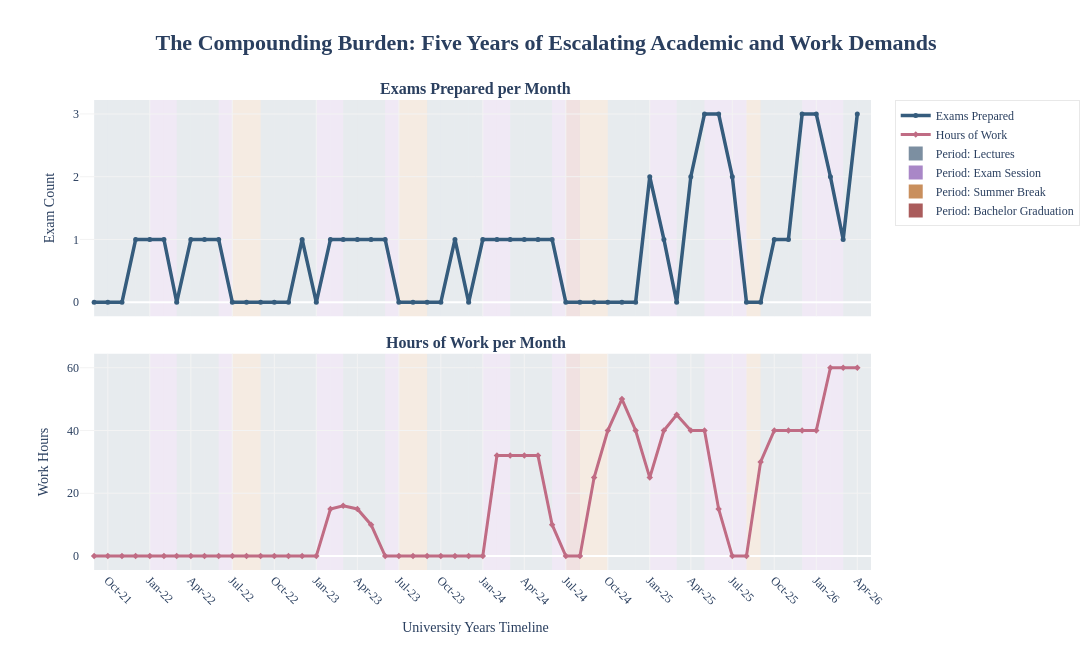

Notebook code for this chart:
### Markdown cell above
## What changed after 2025?

In this section I visualize the increase in busy-ness in the last two years, which I personally think is the cause for the dicrease of media captures.

### Code cell
import plotly.graph_objects as go
from plotly.subplots import make_subplots
import pandas as pd



# create 2 stacked graphs sharing x axis 
fig = make_subplots(
    rows=2, cols=1, 
    shared_xaxes=True, 
    vertical_spacing=0.08, 
    subplot_titles=("<b>Exams Prepared per Month</b>", "<b>Hours of Work per Month</b>")
)

# upper graph
fig.add_trace(
    go.Scatter(
        x=df['date_parsed'], y=df['exams_prepared'], 
        name="Exams Prepared", mode='lines+markers',
        line=dict(color='#355c7d', width=3.5),
        marker=dict(size=5),
        showlegend=True
    ),
    row=1, col=1
)

# bottom graph
fig.add_trace(
    go.Scatter(
        x=df['date_parsed'], y=df['work_hours'], 
        name="Hours of Work", mode='lines+markers',
        line=dict(color='#c06c84', width=3),
        marker=dict(size=5, symbol='diamond'),
        showlegend=True
    ),
    row=2, col=1
)

# data viz palette
period_colors = {
    'lectures': 'rgba(124, 143, 161, 0.18)',         
    'exam session': 'rgba(169, 135, 199, 0.18)',     
    'summer break': 'rgba(201, 143, 93, 0.18)',      
    'bachelor graduation': 'rgba(170, 92, 92, 0.18)'  
}

legend_marker_colors = {
    'lectures': '#7C8FA1',
    'exam session': '#A987C7',
    'summer break': '#C98F5D',
    'bachelor graduation': '#AA5C5C'
}

# legend and regions for academic periods
for period in period_colors.keys():
    fig.add_trace(
        go.Scatter(
            x=[None], y=[None], 
            mode='markers',
            marker=dict(color=legend_marker_colors[period], size=14, symbol='square'),
            name=f"Period: {period.title()}",
            showlegend=True
        )
    )

for i in range(len(df)):
    row_data = df.iloc[i]
    x0 = row_data['date_parsed']
    x1 = df.iloc[i+1]['date_parsed'] if i < len(df) - 1 else x0 + pd.DateOffset(months=1)
    
    fig.add_vrect(
        x0=x0, x1=x1,
        fillcolor=period_colors[row_data['academic_period']],
        layer="below", line_width=0
    )

# graph layout
fig.update_layout(
    font_family="Times New Roman",
    title_text="<b>The Compounding Burden: Five Years of Escalating Academic and Work Demands</b>",
    title_font_size=22,
    title_x=0.5,
    plot_bgcolor="white",
    width=1100, 
    height=650,
    hovermode="x unified",
    legend=dict(
        orientation="v",       
        yanchor="top",         
        y=1,
        xanchor="left",        
        x=1.03,                
        bgcolor="rgba(255,255,255,0.8)",
        bordercolor="#E8E8E8",
        borderwidth=1
    )
)

fig.update_xaxes(showgrid=True, gridcolor='#F3F3F3', tickformat='%b-%y', dtick="M3", tickangle=45, range=['2021-08-01', '2026-05-01'], row=2, col=1, title_text="University Years Timeline")
fig.update_xaxes(showgrid=True, gridcolor='#F3F3F3', range=['2021-08-01', '2026-05-01'], row=1, col=1)
fig.update_yaxes(showgrid=True, gridcolor='#F3F3F3', title_text="Exam Count", row=1, col=1)
fig.update_yaxes(showgrid=True, gridcolor='#F3F3F3', title_text="Work Hours", row=2, col=1)

fig.show()

### Figure 1 — Plotly figure (JSON) as saved in the notebook; plotly's stock layout.template omitted (floating-point values rounded to 4 significant figures)
{"data": [{"line": {"color": "#355c7d", "width": 3.5}, "marker": {"size": 5}, "mode": "lines+markers", "name": "Exams Prepared", "showlegend": true, "type": "scatter", "x": ["2021-09-01T00:00:00.000000", "2021-10-01T00:00:00.000000", "2021-11-01T00:00:00.000000", "2021-12-01T00:00:00.000000", "2022-01-01T00:00:00.000000", "2022-02-01T00:00:00.000000", "2022-03-01T00:00:00.000000", "2022-04-01T00:00:00.000000", "2022-05-01T00:00:00.000000", "2022-06-01T00:00:00.000000", "2022-07-01T00:00:00.000000", "2022-08-01T00:00:00.000000", "2022-09-01T00:00:00.000000", "2022-10-01T00:00:00.000000", "2022-11-01T00:00:00.000000", "2022-12-01T00:00:00.000000", "2023-01-01T00:00:00.000000", "2023-02-01T00:00:00.000000", "2023-03-01T00:00:00.000000", "2023-04-01T00:00:00.000000", "2023-05-01T00:00:00.000000", "2023-06-01T00:00:00.000000", "2023-07-01T00:00:00.000000", "2023-08-01T00:00:00.000000", "2023-09-01T00:00:00.000000", "2023-10-01T00:00:00.000000", "2023-11-01T00:00:00.000000", "2023-12-01T00:00:00.000000", "2024-01-01T00:00:00.000000", "2024-02-01T00:00:00.000000", "2024-03-01T00:00:00.000000", "2024-04-01T00:00:00.000000", "2024-05-01T00:00:00.000000", "2024-06-01T00:00:00.000000", "2024-07-01T00:00:00.000000", "2024-08-01T00:00:00.000000", "2024-09-01T00:00:00.000000", "2024-10-01T00:00:00.000000", "2024-11-01T00:00:00.000000", "2024-12-01T00:00:00.000000", "2025-01-01T00:00:00.000000", "2025-02-01T00:00:00.000000", "2025-03-01T00:00:00.000000", "2025-04-01T00:00:00.000000", "2025-05-01T00:00:00.000000", "2025-06-01T00:00:00.000000", "2025-07-01T00:00:00.000000", "2025-08-01T00:00:00.000000", "2025-09-01T00:00:00.000000", "2025-10-01T00:00:00.000000", "2025-11-01T00:00:00.000000", "2025-12-01T00:00:00.000000", "2026-01-01T00:00:00.000000", "2026-02-01T00:00:00.000000", "2026-03-01T00:00:00.000000", "2026-04-01T00:00:00.000000"], "xaxis": "x", "y": [0, 0, 0, 1, 1, 1, 0, 1, 1, 1, 0, 0, 0, 0, 0, 1, 0, 1, 1, 1, 1, 1, 0, 0, 0, 0, 1, 0, 1, 1, 1, 1, 1, 1, 0, 0, 0, 0, 0, 0, 2, 1, 0, 2, 3, 3, 2, 0, 0, 1, 1, 3, 3, 2, 1, 3], "yaxis": "y"}, {"line": {"color": "#c06c84", "width": 3}, "marker": {"size": 5, "symbol": "diamond"}, "mode": "lines+markers", "name": "Hours of Work", "showlegend": true, "type": "scatter", "x": ["2021-09-01T00:00:00.000000", "2021-10-01T00:00:00.000000", "2021-11-01T00:00:00.000000", "2021-12-01T00:00:00.000000", "2022-01-01T00:00:00.000000", "2022-02-01T00:00:00.000000", "2022-03-01T00:00:00.000000", "2022-04-01T00:00:00.000000", "2022-05-01T00:00:00.000000", "2022-06-01T00:00:00.000000", "2022-07-01T00:00:00.000000", "2022-08-01T00:00:00.000000", "2022-09-01T00:00:00.000000", "2022-10-01T00:00:00.000000", "2022-11-01T00:00:00.000000", "2022-12-01T00:00:00.000000", "2023-01-01T00:00:00.000000", "2023-02-01T00:00:00.000000", "2023-03-01T00:00:00.000000", "2023-04-01T00:00:00.000000", "2023-05-01T00:00:00.000000", "2023-06-01T00:00:00.000000", "2023-07-01T00:00:00.000000", "2023-08-01T00:00:00.000000", "2023-09-01T00:00:00.000000", "2023-10-01T00:00:00.000000", "2023-11-01T00:00:00.000000", "2023-12-01T00:00:00.000000", "2024-01-01T00:00:00.000000", "2024-02-01T00:00:00.000000", "2024-03-01T00:00:00.000000", "2024-04-01T00:00:00.000000", "2024-05-01T00:00:00.000000", "2024-06-01T00:00:00.000000", "2024-07-01T00:00:00.000000", "2024-08-01T00:00:00.000000", "2024-09-01T00:00:00.000000", "2024-10-01T00:00:00.000000", "2024-11-01T00:00:00.000000", "2024-12-01T00:00:00.000000", "2025-01-01T00:00:00.000000", "2025-02-01T00:00:00.000000", "2025-03-01T00:00:00.000000", "2025-04-01T00:00:00.000000", "2025-05-01T00:00:00.000000", "2025-06-01T00:00:00.000000", "2025-07-01T00:00:00.000000", "2025-08-01T00:00:00.000000", "2025-09-01T00:00:00.000000", "2025-10-01T00:00:00.000000", "2025-11-01T00:00:00.000000", "2025-12-01T00:00:00.000000", "2026-01-01T00:00:00.000000", "2026-02-01T00:00:00.000000", "2026-03-01T00:00:00.000000", "2026-04-01T00:00:00.000000"], "xaxis": "x2", "y": [0, 0, 0, 0, 0, 0, 0, 0, 0, 0, 0, 0, 0, 0, 0, 0, 0, 15, 16, 15, 10, 0, 0, 0, 0, 0, 0, 0, 0, 32, 32, 32, 32, 10, 0, 0, 25, 40, 50, 40, 25, 40, 45, 40, 40, 15, 0, 0, 30, 40, 40, 40, 40, 60, 60, 60], "yaxis": "y2"}, {"marker": {"color": "#7C8FA1", "size": 14, "symbol": "square"}, "mode": "markers", "name": "Period: Lectures", "showlegend": true, "type": "scatter", "x": [null], "y": [null]}, {"marker": {"color": "#A987C7", "size": 14, "symbol": "square"}, "mode": "markers", "name": "Period: Exam Session", "showlegend": true, "type": "scatter", "x": [null], "y": [null]}, {"marker": {"color": "#C98F5D", "size": 14, "symbol": "square"}, "mode": "markers", "name": "Period: Summer Break", "showlegend": true, "type": "scatter", "x": [null], "y": [null]}, {"marker": {"color": "#AA5C5C", "size": 14, "symbol": "square"}, "mode": "markers", "name": "Period: Bachelor Graduation", "showlegend": true, "type": "scatter", "x": [null], "y": [null]}], "layout": {"annotations": [{"font": {"size": 16}, "showarrow": false, "text": "<b>Exams Prepared per Month</b>", "x": 0.5, "xanchor": "center", "xref": "paper", "y": 1, "yanchor": "bottom", "yref": "paper"}, {"font": {"size": 16}, "showarrow": false, "text": "<b>Hours of Work per Month</b>", "x": 0.5, "xanchor": "center", "xref": "paper", "y": 0.46, "yanchor": "bottom", "yref": "paper"}], "font": {"family": "Times New Roman"}, "height": 650, "hovermode": "x unified", "legend": {"bgcolor": "rgba(255,255,255,0.8)", "bordercolor": "#E8E8E8", "borderwidth": 1, "orientation": "v", "x": 1.03, "xanchor": "left", "y": 1, "yanchor": "top"}, "plot_bgcolor": "white", "shapes": [{"fillcolor": "rgba(124, 143, 161, 0.18)", "layer": "below", "line": {"width": 0}, "type": "rect", "x0": "2021-09-01T00:00:00", "x1": "2021-10-01T00:00:00", "xref": "x", "y0": 0, "y1": 1, "yref": "y domain"}, {"fillcolor": "rgba(124, 143, 161, 0.18)", "layer": "below", "line": {"width": 0}, "type": "rect", "x0": "2021-09-01T00:00:00", "x1": "2021-10-01T00:00:00", "xref": "x2", "y0": 0, "y1": 1, "yref": "y2 domain"}, {"fillcolor": "rgba(124, 143, 161, 0.18)", "layer": "below", "line": {"width": 0}, "type": "rect", "x0": "2021-10-01T00:00:00", "x1": "2021-11-01T00:00:00", "xref": "x", "y0": 0, "y1": 1, "yref": "y domain"}, {"fillcolor": "rgba(124, 143, 161, 0.18)", "layer": "below", "line": {"width": 0}, "type": "rect", "x0": "2021-10-01T00:00:00", "x1": "2021-11-01T00:00:00", "xref": "x2", "y0": 0, "y1": 1, "yref": "y2 domain"}, {"fillcolor": "rgba(124, 143, 161, 0.18)", "layer": "below", "line": {"width": 0}, "type": "rect", "x0": "2021-11-01T00:00:00", "x1": "2021-12-01T00:00:00", "xref": "x", "y0": 0, "y1": 1, "yref": "y domain"}, {"fillcolor": "rgba(124, 143, 161, 0.18)", "layer": "below", "line": {"width": 0}, "type": "rect", "x0": "2021-11-01T00:00:00", "x1": "2021-12-01T00:00:00", "xref": "x2", "y0": 0, "y1": 1, "yref": "y2 domain"}, {"fillcolor": "rgba(124, 143, 161, 0.18)", "layer": "below", "line": {"width": 0}, "type": "rect", "x0": "2021-12-01T00:00:00", "x1": "2022-01-01T00:00:00", "xref": "x", "y0": 0, "y1": 1, "yref": "y domain"}, {"fillcolor": "rgba(124, 143, 161, 0.18)", "layer": "below", "line": {"width": 0}, "type": "rect", "x0": "2021-12-01T00:00:00", "x1": "2022-01-01T00:00:00", "xref": "x2", "y0": 0, "y1": 1, "yref": "y2 domain"}, {"fillcolor": "rgba(169, 135, 199, 0.18)", "layer": "below", "line": {"width": 0}, "type": "rect", "x0": "2022-01-01T00:00:00", "x1": "2022-02-01T00:00:00", "xref": "x", "y0": 0, "y1": 1, "yref": "y domain"}, {"fillcolor": "rgba(169, 135, 199, 0.18)", "layer": "below", "line": {"width": 0}, "type": "rect", "x0": "2022-01-01T00:00:00", "x1": "2022-02-01T00:00:00", "xref": "x2", "y0": 0, "y1": 1, "yref": "y2 domain"}, {"fillcolor": "rgba(169, 135, 199, 0.18)", "layer": "below", "line": {"width": 0}, "type": "rect", "x0": "2022-02-01T00:00:00", "x1": "2022-03-01T00:00:00", "xref": "x", "y0": 0, "y1": 1, "yref": "y domain"}, {"fillcolor": "rgba(169, 135, 199, 0.18)", "layer": "below", "line": {"width": 0}, "type": "rect", "x0": "2022-02-01T00:00:00", "x1": "2022-03-01T00:00:00", "xref": "x2", "y0": 0, "y1": 1, "yref": "y2 domain"}, {"fillcolor": "rgba(124, 143, 161, 0.18)", "layer": "below", "line": {"width": 0}, "type": "rect", "x0": "2022-03-01T00:00:00", "x1": "2022-04-01T00:00:00", "xref": "x", "y0": 0, "y1": 1, "yref": "y domain"}, {"fillcolor": "rgba(124, 143, 161, 0.18)", "layer": "below", "line": {"width": 0}, "type": "rect", "x0": "2022-03-01T00:00:00", "x1": "2022-04-01T00:00:00", "xref": "x2", "y0": 0, "y1": 1, "yref": "y2 domain"}, {"fillcolor": "rgba(124, 143, 161, 0.18)", "layer": "below", "line": {"width": 0}, "type": "rect", "x0": "2022-04-01T00:00:00", "x1": "2022-05-01T00:00:00", "xref": "x", "y0": 0, "y1": 1, "yref": "y domain"}, {"fillcolor": "rgba(124, 143, 161, 0.18)", "layer": "below", "line": {"width": 0}, "type": "rect", "x0": "2022-04-01T00:00:00", "x1": "2022-05-01T00:00:00", "xref": "x2", "y0": 0, "y1": 1, "yref": "y2 domain"}, {"fillcolor": "rgba(124, 143, 161, 0.18)", "layer": "below", "line": {"width": 0}, "type": "rect", "x0": "2022-05-01T00:00:00", "x1": "2022-06-01T00:00:00", "xref": "x", "y0": 0, "y1": 1, "yref": "y domain"}, {"fillcolor": "rgba(124, 143, 161, 0.18)", "layer": "below", "line": {"width": 0}, "type": "rect", "x0": "2022-05-01T00:00:00", "x1": "2022-06-01T00:00:00", "xref": "x2", "y0": 0, "y1": 1, "yref": "y2 domain"}, {"fillcolor": "rgba(169, 135, 199, 0.18)", "layer": "below", "line": {"width": 0}, "type": "rect", "x0": "2022-06-01T00:00:00", "x1": "2022-07-01T00:00:00", "xref": "x", "y0": 0, "y1": 1, "yref": "y domain"}, {"fillcolor": "rgba(169, 135, 199, 0.18)", "layer": "below", "line": {"width": 0}, "type": "rect", "x0": "2022-06-01T00:00:00", "x1": "2022-07-01T00:00:00", "xref": "x2", "y0": 0, "y1": 1, "yref": "y2 domain"}, {"fillcolor": "rgba(201, 143, 93, 0.18)", "layer": "below", "line": {"width": 0}, "type": "rect", "x0": "2022-07-01T00:00:00", "x1": "2022-08-01T00:00:00", "xref": "x", "y0": 0, "y1": 1, "yref": "y domain"}, {"fillcolor": "rgba(201, 143, 93, 0.18)", "layer": "below", "line": {"width": 0}, "type": "rect", "x0": "2022-07-01T00:00:00", "x1": "2022-08-01T00:00:00", "xref": "x2", "y0": 0, "y1": 1, "yref": "y2 domain"}, {"fillcolor": "rgba(201, 143, 93, 0.18)", "layer": "below", "line": {"width": 0}, "type": "rect", "x0": "2022-08-01T00:00:00", "x1": "2022-09-01T00:00:00", "xref": "x", "y0": 0, "y1": 1, "yref": "y domain"}, {"fillcolor": "rgba(201, 143, 93, 0.18)", "layer": "below", "line": {"width": 0}, "type": "rect", "x0": "2022-08-01T00:00:00", "x1": "2022-09-01T00:00:00", "xref": "x2", "y0": 0, "y1": 1, "yref": "y2 domain"}, {"fillcolor": "rgba(124, 143, 161, 0.18)", "layer": "below", "line": {"width": 0}, "type": "rect", "x0": "2022-09-01T00:00:00", "x1": "2022-10-01T00:00:00", "xref": "x", "y0": 0, "y1": 1, "yref": "y domain"}, {"fillcolor": "rgba(124, 143, 161, 0.18)", "layer": "below", "line": {"width": 0}, "type": "rect", "x0": "2022-09-01T00:00:00", "x1": "2022-10-01T00:00:00", "xref": "x2", "y0": 0, "y1": 1, "yref": "y2 domain"}, {"fillcolor": "rgba(124, 143, 161, 0.18)", "layer": "below", "line": {"width": 0}, "type": "rect", "x0": "2022-10-01T00:00:00", "x1": "2022-11-01T00:00:00", "xref": "x", "y0": 0, "y1": 1, "yref": "y domain"}, {"fillcolor": "rgba(124, 143, 161, 0.18)", "layer": "below", "line": {"width": 0}, "type": "rect", "x0": "2022-10-01T00:00:00", "x1": "2022-11-01T00:00:00", "xref": "x2", "y0": 0, "y1": 1, "yref": "y2 domain"}, {"fillcolor": "rgba(124, 143, 161, 0.18)", "layer": "below", "line": {"width": 0}, "type": "rect", "x0": "2022-11-01T00:00:00", "x1": "2022-12-01T00:00:00", "xref": "x", "y0": 0, "y1": 1, "yref": "y domain"}, {"fillcolor": "rgba(124, 143, 161, 0.18)", "layer": "below", "line": {"width": 0}, "type": "rect", "x0": "2022-11-01T00:00:00", "x1": "2022-12-01T00:00:00", "xref": "x2", "y0": 0, "y1": 1, "yref": "y2 domain"}, {"fillcolor": "rgba(124, 143, 161, 0.18)", "layer": "below", "line": {"width": 0}, "type": "rect", "x0": "2022-12-01T00:00:00", "x1": "2023-01-01T00:00:00", "xref": "x", "y0": 0, "y1": 1, "yref": "y domain"}, {"fillcolor": "rgba(124, 143, 161, 0.18)", "layer": "below", "line": {"width": 0}, "type": "rect", "x0": "2022-12-01T00:00:00", "x1": "2023-01-01T00:00:00", "xref": "x2", "y0": 0, "y1": 1, "yref": "y2 domain"}, {"fillcolor": "rgba(169, 135, 199, 0.18)", "layer": "below", "line": {"width": 0}, "type": "rect", "x0": "2023-01-01T00:00:00", "x1": "2023-02-01T00:00:00", "xref": "x", "y0": 0, "y1": 1, "yref": "y domain"}, {"fillcolor": "rgba(169, 135, 199, 0.18)", "layer": "below", "line": {"width": 0}, "type": "rect", "x0": "2023-01-01T00:00:00", "x1": "2023-02-01T00:00:00", "xref": "x2", "y0": 0, "y1": 1, "yref": "y2 domain"}, {"fillcolor": "rgba(169, 135, 199, 0.18)", "layer": "below", "line": {"width": 0}, "type": "rect", "x0": "2023-02-01T00:00:00", "x1": "2023-03-01T00:00:00", "xref": "x", "y0": 0, "y1": 1, "yref": "y domain"}, {"fillcolor": "rgba(169, 135, 199, 0.18)", "layer": "below", "line": {"width": 0}, "type": "rect", "x0": "2023-02-01T00:00:00", "x1": "2023-03-01T00:00:00", "xref": "x2", "y0": 0, "y1": 1, "yref": "y2 domain"}, {"fillcolor": "rgba(124, 143, 161, 0.18)", "layer": "below", "line": {"width": 0}, "type": "rect", "x0": "2023-03-01T00:00:00", "x1": "2023-04-01T00:00:00", "xref": "x", "y0": 0, "y1": 1, "yref": "y domain"}, {"fillcolor": "rgba(124, 143, 161, 0.18)", "layer": "below", "line": {"width": 0}, "type": "rect", "x0": "2023-03-01T00:00:00", "x1": "2023-04-01T00:00:00", "xref": "x2", "y0": 0, "y1": 1, "yref": "y2 domain"}, {"fillcolor": "rgba(124, 143, 161, 0.18)", "layer": "below", "line": {"width": 0}, "type": "rect", "x0": "2023-04-01T00:00:00", "x1": "2023-05-01T00:00:00", "xref": "x", "y0": 0, "y1": 1, "yref": "y domain"}, {"fillcolor": "rgba(124, 143, 161, 0.18)", "layer": "below", "line": {"width": 0}, "type": "rect", "x0": "2023-04-01T00:00:00", "x1": "2023-05-01T00:00:00", "xref": "x2", "y0": 0, "y1": 1, "yref": "y2 domain"}, {"fillcolor": "rgba(124, 143, 161, 0.18)", "layer": "below", "line": {"width": 0}, "type": "rect", "x0": "2023-05-01T00:00:00", "x1": "2023-06-01T00:00:00", "xref": "x", "y0": 0, "y1": 1, "yref": "y domain"}, {"fillcolor": "rgba(124, 143, 161, 0.18)", "layer": "below", "line": {"width": 0}, "type": "rect", "x0": "2023-05-01T00:00:00", "x1": "2023-06-01T00:00:00", "xref": "x2", "y0": 0, "y1": 1, "yref": "y2 domain"}, {"fillcolor": "rgba(169, 135, 199, 0.18)", "layer": "below", "line": {"width": 0}, "type": "rect", "x0": "2023-06-01T00:00:00", "x1": "2023-07-01T00:00:00", "xref": "x", "y0": 0, "y1": 1, "yref": "y domain"}, {"fillcolor": "rgba(169, 135, 199, 0.18)", "layer": "below", "line": {"width": 0}, "type": "rect", "x0": "2023-06-01T00:00:00", "x1": "2023-07-01T00:00:00", "xref": "x2", "y0": 0, "y1": 1, "yref": "y2 domain"}, {"fillcolor": "rgba(201, 143, 93, 0.18)", "layer": "below", "line": {"width": 0}, "type": "rect", "x0": "2023-07-01T00:00:00", "x1": "2023-08-01T00:00:00", "xref": "x", "y0": 0, "y1": 1, "yref": "y domain"}, {"fillcolor": "rgba(201, 143, 93, 0.18)", "layer": "below", "line": {"width": 0}, "type": "rect", "x0": "2023-07-01T00:00:00", "x1": "2023-08-01T00:00:00", "xref": "x2", "y0": 0, "y1": 1, "yref": "y2 domain"}, {"fillcolor": "rgba(201, 143, 93, 0.18)", "layer": "below", "line": {"width": 0}, "type": "rect", "x0": "2023-08-01T00:00:00", "x1": "2023-09-01T00:00:00", "xref": "x", "y0": 0, "y1": 1, "yref": "y domain"}, {"fillcolor": "rgba(201, 143, 93, 0.18)", "layer": "below", "line": {"width": 0}, "type": "rect", "x0": "2023-08-01T00:00:00", "x1": "2023-09-01T00:00:00", "xref": "x2", "y0": 0, "y1": 1, "yref": "y2 domain"}, {"fillcolor": "rgba(124, 143, 161, 0.18)", "layer": "below", "line": {"width": 0}, "type": "rect", "x0": "2023-09-01T00:00:00", "x1": "2023-10-01T00:00:00", "xref": "x", "y0": 0, "y1": 1, "yref": "y domain"}, {"fillcolor": "rgba(124, 143, 161, 0.18)", "layer": "below", "line": {"width": 0}, "type": "rect", "x0": "2023-09-01T00:00:00", "x1": "2023-10-01T00:00:00", "xref": "x2", "y0": 0, "y1": 1, "yref": "y2 domain"}, {"fillcolor": "rgba(124, 143, 161, 0.18)", "layer": "below", "line": {"width": 0}, "type": "rect", "x0": "2023-10-01T00:00:00", "x1": "2023-11-01T00:00:00", "xref": "x", "y0": 0, "y1": 1, "yref": "y domain"}, {"fillcolor": "rgba(124, 143, 161, 0.18)", "layer": "below", "line": {"width": 0}, "type": "rect", "x0": "2023-10-01T00:00:00", "x1": "2023-11-01T00:00:00", "xref": "x2", "y0": 0, "y1": 1, "yref": "y2 domain"}, {"fillcolor": "rgba(124, 143, 161, 0.18)", "layer": "below", "line": {"width": 0}, "type": "rect", "x0": "2023-11-01T00:00:00", "x1": "2023-12-01T00:00:00", "xref": "x", "y0": 0, "y1": 1, "yref": "y domain"}, {"fillcolor": "rgba(124, 143, 161, 0.18)", "layer": "below", "line": {"width": 0}, "type": "rect", "x0": "2023-11-01T00:00:00", "x1": "2023-12-01T00:00:00", "xref": "x2", "y0": 0, "y1": 1, "yref": "y2 domain"}, {"fillcolor": "rgba(124, 143, 161, 0.18)", "layer": "below", "line": {"width": 0}, "type": "rect", "x0": "2023-12-01T00:00:00", "x1": "2024-01-01T00:00:00", "xref": "x", "y0": 0, "y1": 1, "yref": "y domain"}, {"fillcolor": "rgba(124, 143, 161, 0.18)", "layer": "below", "line": {"width": 0}, "type": "rect", "x0": "2023-12-01T00:00:00", "x1": "2024-01-01T00:00:00", "xref": "x2", "y0": 0, "y1": 1, "yref": "y2 domain"}, {"fillcolor": "rgba(169, 135, 199, 0.18)", "layer": "below", "line": {"width": 0}, "type": "rect", "x0": "2024-01-01T00:00:00", "x1": "2024-02-01T00:00:00", "xref": "x", "y0": 0, "y1": 1, "yref": "y domain"}, {"fillcolor": "rgba(169, 135, 199, 0.18)", "layer": "below", "line": {"width": 0}, "type": "rect", "x0": "2024-01-01T00:00:00", "x1": "2024-02-01T00:00:00", "xref": "x2", "y0": 0, "y1": 1, "yref": "y2 domain"}, {"fillcolor": "rgba(169, 135, 199, 0.18)", "layer": "below", "line": {"width": 0}, "type": "rect", "x0": "2024-02-01T00:00:00", "x1": "2024-03-01T00:00:00", "xref": "x", "y0": 0, "y1": 1, "yref": "y domain"}, {"fillcolor": "rgba(169, 135, 199, 0.18)", "layer": "below", "line": {"width": 0}, "type": "rect", "x0": "2024-02-01T00:00:00", "x1": "2024-03-01T00:00:00", "xref": "x2", "y0": 0, "y1": 1, "yref": "y2 domain"}, {"fillcolor": "rgba(124, 143, 161, 0.18)", "layer": "below", "line": {"width": 0}, "type": "rect", "x0": "2024-03-01T00:00:00", "x1": "2024-04-01T00:00:00", "xref": "x", "y0": 0, "y1": 1, "yref": "y domain"}, {"fillcolor": "rgba(124, 143, 161, 0.18)", "layer": "below", "line": {"width": 0}, "type": "rect", "x0": "2024-03-01T00:00:00", "x1": "2024-04-01T00:00:00", "xref": "x2", "y0": 0, "y1": 1, "yref": "y2 domain"}, {"fillcolor": "rgba(124, 143, 161, 0.18)", "layer": "below", "line": {"width": 0}, "type": "rect", "x0": "2024-04-01T00:00:00", "x1": "2024-05-01T00:00:00", "xref": "x", "y0": 0, "y1": 1, "yref": "y domain"}, {"fillcolor": "rgba(124, 143, 161, 0.18)", "layer": "below", "line": {"width": 0}, "type": "rect", "x0": "2024-04-01T00:00:00", "x1": "2024-05-01T00:00:00", "xref": "x2", "y0": 0, "y1": 1, "yref": "y2 domain"}, {"fillcolor": "rgba(124, 143, 161, 0.18)", "layer": "below", "line": {"width": 0}, "type": "rect", "x0": "2024-05-01T00:00:00", "x1": "2024-06-01T00:00:00", "xref": "x", "y0": 0, "y1": 1, "yref": "y domain"}, {"fillcolor": "rgba(124, 143, 161, 0.18)", "layer": "below", "line": {"width": 0}, "type": "rect", "x0": "2024-05-01T00:00:00", "x1": "2024-06-01T00:00:00", "xref": "x2", "y0": 0, "y1": 1, "yref": "y2 domain"}, {"fillcolor": "rgba(169, 135, 199, 0.18)", "layer": "below", "line": {"width": 0}, "type": "rect", "x0": "2024-06-01T00:00:00", "x1": "2024-07-01T00:00:00", "xref": "x", "y0": 0, "y1": 1, "yref": "y domain"}, {"fillcolor": "rgba(169, 135, 199, 0.18)", "layer": "below", "line": {"width": 0}, "type": "rect", "x0": "2024-06-01T00:00:00", "x1": "2024-07-01T00:00:00", "xref": "x2", "y0": 0, "y1": 1, "yref": "y2 domain"}, {"fillcolor": "rgba(170, 92, 92, 0.18)", "layer": "below", "line": {"width": 0}, "type": "rect", "x0": "2024-07-01T00:00:00", "x1": "2024-08-01T00:00:00", "xref": "x", "y0": 0, "y1": 1, "yref": "y domain"}, {"fillcolor": "rgba(170, 92, 92, 0.18)", "layer": "below", "line": {"width": 0}, "type": "rect", "x0": "2024-07-01T00:00:00", "x1": "2024-08-01T00:00:00", "xref": "x2", "y0": 0, "y1": 1, "yref": "y2 domain"}, {"fillcolor": "rgba(201, 143, 93, 0.18)", "layer": "below", "line": {"width": 0}, "type": "rect", "x0": "2024-08-01T00:00:00", "x1": "2024-09-01T00:00:00", "xref": "x", "y0": 0, "y1": 1, "yref": "y domain"}, {"fillcolor": "rgba(201, 143, 93, 0.18)", "layer": "below", "line": {"width": 0}, "type": "rect", "x0": "2024-08-01T00:00:00", "x1": "2024-09-01T00:00:00", "xref": "x2", "y0": 0, "y1": 1, "yref": "y2 domain"}, {"fillcolor": "rgba(201, 143, 93, 0.18)", "layer": "below", "line": {"width": 0}, "type": "rect", "x0": "2024-09-01T00:00:00", "x1": "2024-10-01T00:00:00", "xref": "x", "y0": 0, "y1": 1, "yref": "y domain"}, {"fillcolor": "rgba(201, 143, 93, 0.18)", "layer": "below", "line": {"width": 0}, "type": "rect", "x0": "2024-09-01T00:00:00", "x1": "2024-10-01T00:00:00", "xref": "x2", "y0": 0, "y1": 1, "yref": "y2 domain"}, {"fillcolor": "rgba(124, 143, 161, 0.18)", "layer": "below", "line": {"width": 0}, "type": "rect", "x0": "2024-10-01T00:00:00", "x1": "2024-11-01T00:00:00", "xref": "x", "y0": 0, "y1": 1, "yref": "y domain"}, {"fillcolor": "rgba(124, 143, 161, 0.18)", "layer": "below", "line": {"width": 0}, "type": "rect", "x0": "2024-10-01T00:00:00", "x1": "2024-11-01T00:00:00", "xref": "x2", "y0": 0, "y1": 1, "yref": "y2 domain"}, {"fillcolor": "rgba(124, 143, 161, 0.18)", "layer": "below", "line": {"width": 0}, "type": "rect", "x0": "2024-11-01T00:00:00", "x1": "2024-12-01T00:00:00", "xref": "x", "y0": 0, "y1": 1, "yref": "y domain"}, {"fillcolor": "rgba(124, 143, 161, 0.18)", "layer": "below", "line": {"width": 0}, "type": "rect", "x0": "2024-11-01T00:00:00", "x1": "2024-12-01T00:00:00", "xref": "x2", "y0": 0, "y1": 1, "yref": "y2 domain"}, {"fillcolor": "rgba(124, 143, 161, 0.18)", "layer": "below", "line": {"width": 0}, "type": "rect", "x0": "2024-12-01T00:00:00", "x1": "2025-01-01T00:00:00", "xref": "x", "y0": 0, "y1": 1, "yref": "y domain"}, {"fillcolor": "rgba(124, 143, 161, 0.18)", "layer": "below", "line": {"width": 0}, "type": "rect", "x0": "2024-12-01T00:00:00", "x1": "2025-01-01T00:00:00", "xref": "x2", "y0": 0, "y1": 1, "yref": "y2 domain"}, {"fillcolor": "rgba(169, 135, 199, 0.18)", "layer": "below", "line": {"width": 0}, "type": "rect", "x0": "2025-01-01T00:00:00", "x1": "2025-02-01T00:00:00", "xref": "x", "y0": 0, "y1": 1, "yref": "y domain"}, {"fillcolor": "rgba(169, 135, 199, 0.18)", "layer": "below", "line": {"width": 0}, "type": "rect", "x0": "2025-01-01T00:00:00", "x1": "2025-02-01T00:00:00", "xref": "x2", "y0": 0, "y1": 1, "yref": "y2 domain"}, {"fillcolor": "rgba(169, 135, 199, 0.18)", "layer": "below", "line": {"width": 0}, "type": "rect", "x0": "2025-02-01T00:00:00", "x1": "2025-03-01T00:00:00", "xref": "x", "y0": 0, "y1": 1, "yref": "y domain"}, {"fillcolor": "rgba(169, 135, 199, 0.18)", "layer": "below", "line": {"width": 0}, "type": "rect", "x0": "2025-02-01T00:00:00", "x1": "2025-03-01T00:00:00", "xref": "x2", "y0": 0, "y1": 1, "yref": "y2 domain"}, {"fillcolor": "rgba(124, 143, 161, 0.18)", "layer": "below", "line": {"width": 0}, "type": "rect", "x0": "2025-03-01T00:00:00", "x1": "2025-04-01T00:00:00", "xref": "x", "y0": 0, "y1": 1, "yref": "y domain"}, {"fillcolor": "rgba(124, 143, 161, 0.18)", "layer": "below", "line": {"width": 0}, "type": "rect", "x0": "2025-03-01T00:00:00", "x1": "2025-04-01T00:00:00", "xref": "x2", "y0": 0, "y1": 1, "yref": "y2 domain"}, {"fillcolor": "rgba(124, 143, 161, 0.18)", "layer": "below", "line": {"width": 0}, "type": "rect", "x0": "2025-04-01T00:00:00", "x1": "2025-05-01T00:00:00", "xref": "x", "y0": 0, "y1": 1, "yref": "y domain"}, {"fillcolor": "rgba(124, 143, 161, 0.18)", "layer": "below", "line": {"width": 0}, "type": "rect", "x0": "2025-04-01T00:00:00", "x1": "2025-05-01T00:00:00", "xref": "x2", "y0": 0, "y1": 1, "yref": "y2 domain"}, {"fillcolor": "rgba(169, 135, 199, 0.18)", "layer": "below", "line": {"width": 0}, "type": "rect", "x0": "2025-05-01T00:00:00", "x1": "2025-06-01T00:00:00", "xref": "x", "y0": 0, "y1": 1, "yref": "y domain"}, {"fillcolor": "rgba(169, 135, 199, 0.18)", "layer": "below", "line": {"width": 0}, "type": "rect", "x0": "2025-05-01T00:00:00", "x1": "2025-06-01T00:00:00", "xref": "x2", "y0": 0, "y1": 1, "yref": "y2 domain"}, {"fillcolor": "rgba(169, 135, 199, 0.18)", "layer": "below", "line": {"width": 0}, "type": "rect", "x0": "2025-06-01T00:00:00", "x1": "2025-07-01T00:00:00", "xref": "x", "y0": 0, "y1": 1, "yref": "y domain"}, {"fillcolor": "rgba(169, 135, 199, 0.18)", "layer": "below", "line": {"width": 0}, "type": "rect", "x0": "2025-06-01T00:00:00", "x1": "2025-07-01T00:00:00", "xref": "x2", "y0": 0, "y1": 1, "yref": "y2 domain"}, {"fillcolor": "rgba(169, 135, 199, 0.18)", "layer": "below", "line": {"width": 0}, "type": "rect", "x0": "2025-07-01T00:00:00", "x1": "2025-08-01T00:00:00", "xref": "x", "y0": 0, "y1": 1, "yref": "y domain"}, {"fillcolor": "rgba(169, 135, 199, 0.18)", "layer": "below", "line": {"width": 0}, "type": "rect", "x0": "2025-07-01T00:00:00", "x1": "2025-08-01T00:00:00", "xref": "x2", "y0": 0, "y1": 1, "yref": "y2 domain"}, {"fillcolor": "rgba(201, 143, 93, 0.18)", "layer": "below", "line": {"width": 0}, "type": "rect", "x0": "2025-08-01T00:00:00", "x1": "2025-09-01T00:00:00", "xref": "x", "y0": 0, "y1": 1, "yref": "y domain"}, {"fillcolor": "rgba(201, 143, 93, 0.18)", "layer": "below", "line": {"width": 0}, "type": "rect", "x0": "2025-08-01T00:00:00", "x1": "2025-09-01T00:00:00", "xref": "x2", "y0": 0, "y1": 1, "yref": "y2 domain"}, {"fillcolor": "rgba(124, 143, 161, 0.18)", "layer": "below", "line": {"width": 0}, "type": "rect", "x0": "2025-09-01T00:00:00", "x1": "2025-10-01T00:00:00", "xref": "x", "y0": 0, "y1": 1, "yref": "y domain"}, {"fillcolor": "rgba(124, 143, 161, 0.18)", "layer": "below", "line": {"width": 0}, "type": "rect", "x0": "2025-09-01T00:00:00", "x1": "2025-10-01T00:00:00", "xref": "x2", "y0": 0, "y1": 1, "yref": "y2 domain"}, {"fillcolor": "rgba(124, 143, 161, 0.18)", "layer": "below", "line": {"width": 0}, "type": "rect", "x0": "2025-10-01T00:00:00", "x1": "2025-11-01T00:00:00", "xref": "x", "y0": 0, "y1": 1, "yref": "y domain"}, {"fillcolor": "rgba(124, 143, 161, 0.18)", "layer": "below", "line": {"width": 0}, "type": "rect", "x0": "2025-10-01T00:00:00", "x1": "2025-11-01T00:00:00", "xref": "x2", "y0": 0, "y1": 1, "yref": "y2 domain"}, {"fillcolor": "rgba(124, 143, 161, 0.18)", "layer": "below", "line": {"width": 0}, "type": "rect", "x0": "2025-11-01T00:00:00", "x1": "2025-12-01T00:00:00", "xref": "x", "y0": 0, "y1": 1, "yref": "y domain"}, {"fillcolor": "rgba(124, 143, 161, 0.18)", "layer": "below", "line": {"width": 0}, "type": "rect", "x0": "2025-11-01T00:00:00", "x1": "2025-12-01T00:00:00", "xref": "x2", "y0": 0, "y1": 1, "yref": "y2 domain"}, {"fillcolor": "rgba(169, 135, 199, 0.18)", "layer": "below", "line": {"width": 0}, "type": "rect", "x0": "2025-12-01T00:00:00", "x1": "2026-01-01T00:00:00", "xref": "x", "y0": 0, "y1": 1, "yref": "y domain"}, {"fillcolor": "rgba(169, 135, 199, 0.18)", "layer": "below", "line": {"width": 0}, "type": "rect", "x0": "2025-12-01T00:00:00", "x1": "2026-01-01T00:00:00", "xref": "x2", "y0": 0, "y1": 1, "yref": "y2 domain"}, {"fillcolor": "rgba(169, 135, 199, 0.18)", "layer": "below", "line": {"width": 0}, "type": "rect", "x0": "2026-01-01T00:00:00", "x1": "2026-02-01T00:00:00", "xref": "x", "y0": 0, "y1": 1, "yref": "y domain"}, {"fillcolor": "rgba(169, 135, 199, 0.18)", "layer": "below", "line": {"width": 0}, "type": "rect", "x0": "2026-01-01T00:00:00", "x1": "2026-02-01T00:00:00", "xref": "x2", "y0": 0, "y1": 1, "yref": "y2 domain"}, {"fillcolor": "rgba(169, 135, 199, 0.18)", "layer": "below", "line": {"width": 0}, "type": "rect", "x0": "2026-02-01T00:00:00", "x1": "2026-03-01T00:00:00", "xref": "x", "y0": 0, "y1": 1, "yref": "y domain"}, {"fillcolor": "rgba(169, 135, 199, 0.18)", "layer": "below", "line": {"width": 0}, "type": "rect", "x0": "2026-02-01T00:00:00", "x1": "2026-03-01T00:00:00", "xref": "x2", "y0": 0, "y1": 1, "yref": "y2 domain"}, {"fillcolor": "rgba(124, 143, 161, 0.18)", "layer": "below", "line": {"width": 0}, "type": "rect", "x0": "2026-03-01T00:00:00", "x1": "2026-04-01T00:00:00", "xref": "x", "y0": 0, "y1": 1, "yref": "y domain"}, {"fillcolor": "rgba(124, 143, 161, 0.18)", "layer": "below", "line": {"width": 0}, "type": "rect", "x0": "2026-03-01T00:00:00", "x1": "2026-04-01T00:00:00", "xref": "x2", "y0": 0, "y1": 1, "yref": "y2 domain"}, {"fillcolor": "rgba(124, 143, 161, 0.18)", "layer": "below", "line": {"width": 0}, "type": "rect", "x0": "2026-04-01T00:00:00", "x1": "2026-05-01T00:00:00", "xref": "x", "y0": 0, "y1": 1, "yref": "y domain"}, {"fillcolor": "rgba(124, 143, 161, 0.18)", "layer": "below", "line": {"width": 0}, "type": "rect", "x0": "2026-04-01T00:00:00", "x1": "2026-05-01T00:00:00", "xref": "x2", "y0": 0, "y1": 1, "yref": "y2 domain"}], "title": {"font": {"size": 22}, "text": "<b>The Compounding Burden: Five Years of Escalating Academic and Work Demands</b>", "x": 0.5}, "width": 1100, "xaxis": {"anchor": "y", "domain": [0, 1], "gridcolor": "#F3F3F3", "matches": "x2", "range": ["2021-08-01", "2026-05-01"], "showgrid": true, "showticklabels": false}, "xaxis2": {"anchor": "y2", "domain": [0, 1], "dtick": "M3", "gridcolor": "#F3F3F3", "range": ["2021-08-01", "2026-05-01"], "showgrid": true, "tickangle": 45, "tickformat": "%b-%y", "title": {"text": "University Years Timeline"}}, "yaxis": {"anchor": "x", "domain": [0.54, 1], "gridcolor": "#F3F3F3", "showgrid": true, "title": {"text": "Exam Count"}}, "yaxis2": {"anchor": "x2", "domain": [0, 0.46], "gridcolor": "#F3F3F3", "showgrid": true, "title": {"text": "Work Hours"}}}}
